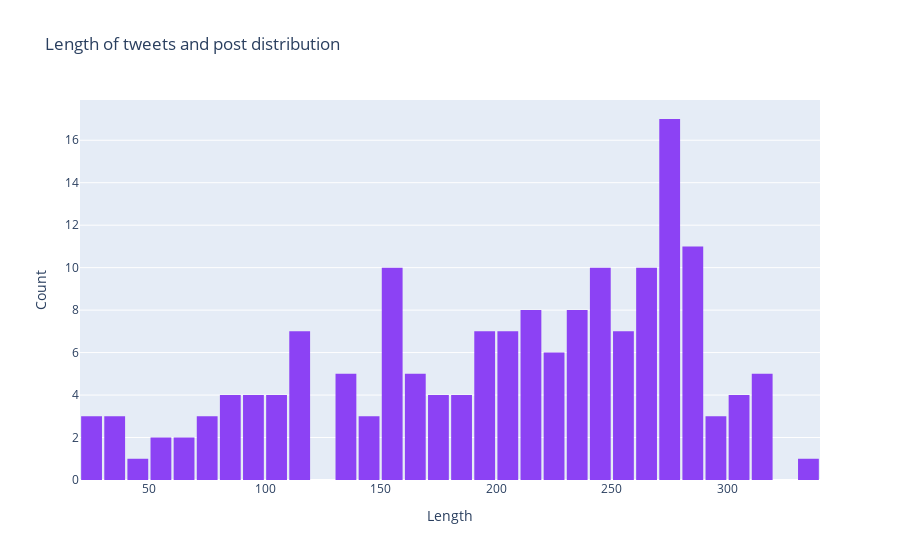

The notebook cell saved with this chart:
### Markdown cell above
### Distribution of tweet length

This bar graph shows the frequency of tweets at a tweet length interval of 10 characters. Most number of red-tagging tweets are of length within the range of 270-279 characters. This shows that most red taggers maximize the tweet length limit of at most 280 characters. Tweets decrease as we go across the left side of the bar graph. Shorter tweet length may not be sufficient to red-tag university students.

### Code cell
data = [go.Histogram(x=lens, xbins=dict(start=0, end=8000, size=10), marker=dict(color='#8c42f4'))]
layout = go.Layout(
                  title='Length of tweets and post distribution',                  
                  xaxis=dict(title='Length'),
                  yaxis=dict(title='Count'),
                  bargap=0.1)
fig = go.Figure(data=data, layout=layout)
py.iplot(fig, filename='length histogram')

### Figure 1 — Plotly figure (JSON) as saved in the notebook; plotly's stock layout.template omitted (floating-point values rounded to 4 significant figures; data arrays with more than 128 entries replaced by an {"elided": "..."} marker saying what was removed)
{"data": [{"marker": {"color": "#8c42f4"}, "type": "histogram", "x": {"elided": "168 int values"}, "xbins": {"end": 8000, "size": 10, "start": 0}}], "layout": {"bargap": 0.1, "title": {"text": "Length of tweets and post distribution"}, "xaxis": {"title": {"text": "Length"}}, "yaxis": {"title": {"text": "Count"}}}}
